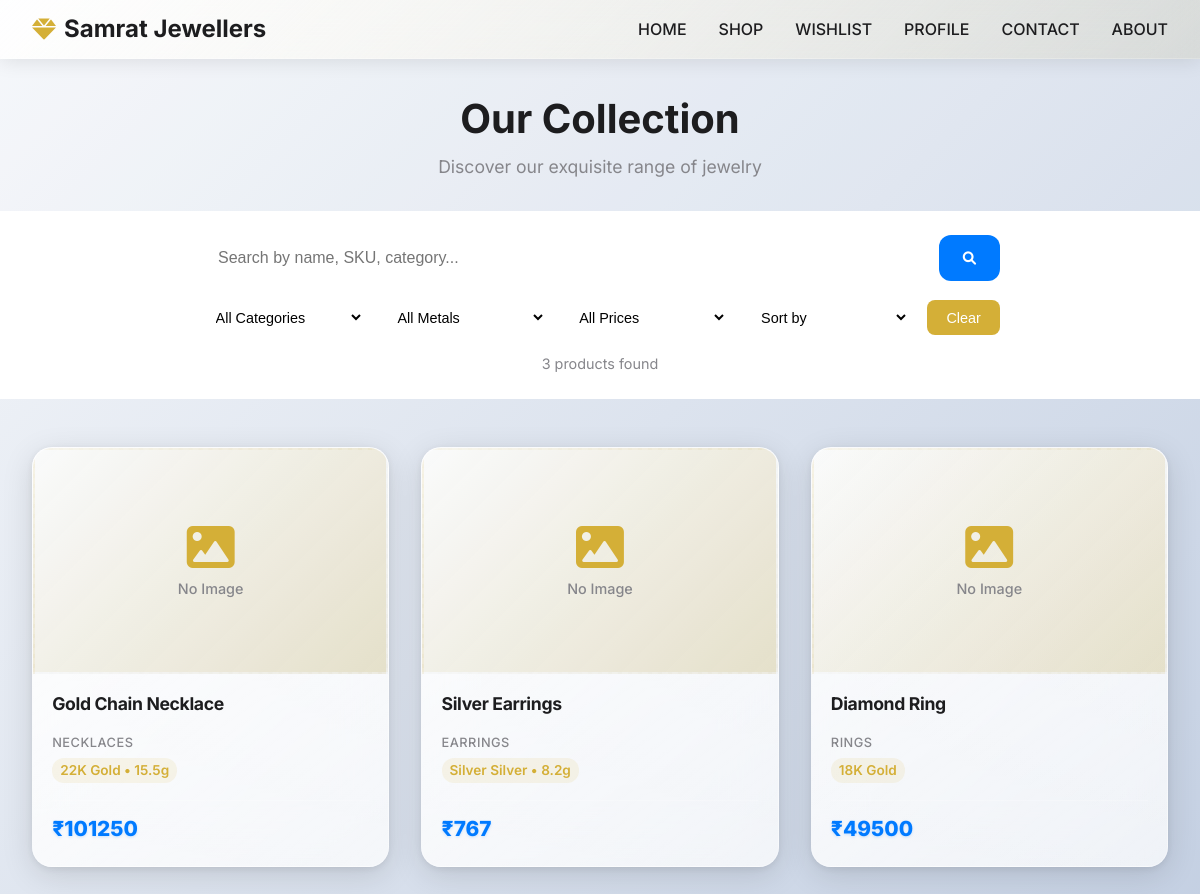
Page /shop on the committed database.
### tables this page shows
CREATE TABLE products (
        id INTEGER PRIMARY KEY,
        name TEXT NOT NULL,
        sku TEXT UNIQUE NOT NULL,
        category TEXT NOT NULL,
        description TEXT,
        price_type TEXT DEFAULT 'fixed',
        weight_in_grams REAL DEFAULT 0,
        base_price REAL NOT NULL,
        metal_type TEXT DEFAULT 'gold',
        purity TEXT DEFAULT '22K',
        image TEXT DEFAULT 'default.jpg',
        image_url TEXT,
        weight REAL DEFAULT 0,
        making_charges REAL DEFAULT 0,
        making_charges_type TEXT DEFAULT 'rupees',
        is_hidden INTEGER DEFAULT 0
    );

### app_simple.py (the view)
@app.route('/shop')
def shop():
    category = request.args.get('category', '')
    search = request.args.get('search', '')
    conn = get_db()
    c = conn.cursor()
    if search:
        c.execute('SELECT * FROM products WHERE name LIKE ? AND is_hidden = 0', (f'%{search}%',))
    elif category:
        c.execute('SELECT * FROM products WHERE category = ? AND is_hidden = 0', (category,))
    else:
        c.execute('SELECT * FROM products WHERE is_hidden = 0')
    products = c.fetchall()
    conn.close()
    rates = get_metal_rates()
    product_list = []
    for product in products:
        product_dict = {
            'id': product[0], 'name': product[1], 'sku': product[2], 'category': product[3],
            'description': product[4], 'price_type': product[5], 'weight_in_grams': product[6],
            'base_price': product[7], 'metal_type': product[8], 'purity': product[9], 'image': product[10],
            'image_url': product[11], 'weight': product[12], 'making_charges': product[13],
            'making_charges_type': product[14], 'calculated_price': calculate_price(product, rates)
        }
        product_list.append(product_dict)
    return render_template('shop.html', products=product_list, rates=rates, current_category=category)

### app_simple.py (called while the page is built)
def get_db():
    return sqlite3.connect('samrat_jewellers.db')

def get_metal_rates():
    conn = get_db()
    c = conn.cursor()
    c.execute('SELECT * FROM metal_rates')
    rates = c.fetchall()
    conn.close()
    rate_dict = {}
    for rate in rates:
        rate_dict[rate[1]] = {
            'rate_per_gram': rate[2],
            'source': rate[3],
            'fetched_at': rate[4]
        }
    return rate_dict

def calculate_price(product, rates):
    if product[5] == 'fixed':
        base_price = product[7]
        if product[14] == 'percent':
            making_cost = base_price * (product[13] / 100)
        else:
            making_cost = product[13]
        return round(base_price + making_cost, 2)
    elif product[5] == 'per_gram':
        metal = product[8]
        if metal in rates:
            base_rate = rates[metal]['rate_per_gram']
            metal_cost = base_rate * product[12]  # rate * weight
            if product[14] == 'percent':
                making_cost = metal_cost * (product[13] / 100)
            else:
                making_cost = product[13]
            return round(metal_cost + making_cost, 2)
    return product[7]

### templates/shop.html (shortened to what this page needs)
{% extends "base.html" %}
{% block content %}
<section class="page-header">
    <div class="container">
        <h1>Our Collection</h1>
        <p>Discover our exquisite range of jewelry</p>
    </div>
</section>
<section class="shop-filters">
    <div class="container">
        <form method="GET" action="{{ url_for('shop') }}" class="search-form">
            <div class="search-bar">
                <input type="text" name="search" id="searchInput" placeholder="Search by name, SKU, category..." value="{{ current_search or '' }}">
                <button type="submit" class="search-btn"><i class="fas fa-search"></i></button>
            </div>
            <div class="filter-row">
                <div class="filter-group">
                    <select name="category" onchange="this.form.submit()">
                        <option value="">All Categories</option>
                    </select>
                </div>
                <div class="filter-group">
                    <select name="metal" onchange="this.form.submit()">
                        <option value="">All Metals</option>
                    </select>
                </div>
                <div class="filter-group">
                    <select name="price" onchange="this.form.submit()">
                        <option value="">All Prices</option>
                    </select>
                </div>
                <div class="filter-group">
                    <select name="sort" onchange="this.form.submit()">
                        <option value="">Sort by</option>
                    </select>
                </div>
                <button type="button" onclick="clearFilters()" class="clear-btn">Clear</button>
            </div>
        </form>
        <div class="results-info">
            <span id="resultsCount">{{ products|length }} products found</span>
        </div>
    </div>
</section>
<section class="products-section">
    <div class="container">
        {% if products %}
        <div class="products-grid">
            {% for product in products %}
            <a href="{{ url_for('product_detail', product_id=product.id) }}" class="product-card-link">
            <div class="product-card">
                <div class="product-image">
                </div>
                <div class="product-info">
                    <h3>{{ product.name }}</h3>
                    <div class="product-details">
                        <p class="product-category">{{ product.category }}</p>
                        {% if product.price_type == 'per_gram' %}
                            <p class="product-metal">{{ product.purity }} {{ product.metal_type|title }} • {{ product.weight_in_grams }}g</p>
                        {% else %}
                            <p class="product-metal">{{ product.purity }} {{ product.metal_type|title }}</p>
                        {% endif %}
                    </div>
                    <div class="product-pricing">
                        <p class="product-price">₹{{ "%.0f"|format(product.calculated_price) }}</p>
                    </div>
                </div>
            </div>
            </a>
            {% endfor %}
        </div>
        {% endif %}
    </div>
</section>
{% endblock %}

### rows in the picture
products: name "Gold Chain Necklace", category "NECKLACES", purity "22K", metal_type "Gold", weight_in_grams "15.5", calculated_price "101250"
products: name "Silver Earrings", category "EARRINGS", purity "Silver", metal_type "Silver", weight_in_grams "8.2", calculated_price "767"
products: name "Diamond Ring", category "RINGS", purity "18K", metal_type "Gold", calculated_price "49500"

### other values in the picture
{{ products|length }} "3"
